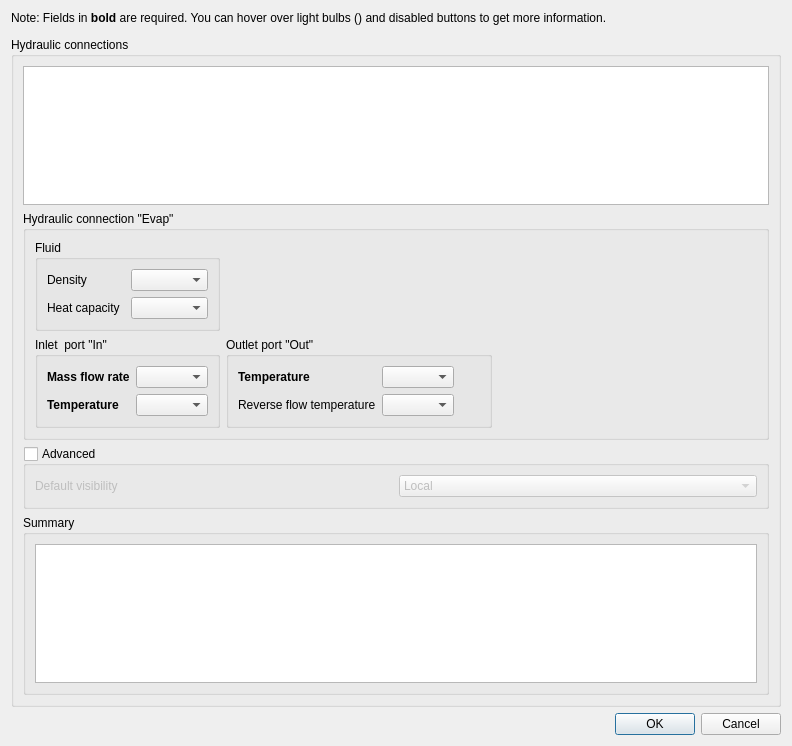
<?xml version="1.0" encoding="UTF-8"?>
<ui version="4.0">
 <class>HydraulicConnections</class>
 <widget class="QDialog" name="HydraulicConnections">
  <property name="geometry">
   <rect>
    <x>0</x>
    <y>0</y>
    <width>792</width>
    <height>746</height>
   </rect>
  </property>
  <property name="windowTitle">
   <string>Convert Proforma to ddck file...</string>
  </property>
  <layout class="QVBoxLayout" name="verticalLayout_2">
   <item>
    <layout class="QHBoxLayout" name="horizontalLayout_5">
     <item>
      <widget class="QLabel" name="label">
       <property name="text">
        <string>&lt;html&gt;&lt;head/&gt;&lt;body&gt;&lt;p&gt;Note: Fields in &lt;span style=&quot; font-weight:700;&quot;&gt;bold&lt;/span&gt; are required. You can hover over light bulbs (&lt;img src=&quot;:/tango-icons/status/tango-icon-theme-0.8.90/scalable/status/dialog-information.svg&quot; height=&quot;20&quot; widht=&quot;20&quot;/&gt;) and disabled buttons to get more information.&lt;/p&gt;&lt;/body&gt;&lt;/html&gt;</string>
       </property>
       <property name="alignment">
        <set>Qt::AlignLeading|Qt::AlignLeft|Qt::AlignTop</set>
       </property>
      </widget>
     </item>
     <item>
      <spacer name="horizontalSpacer_6">
       <property name="orientation">
        <enum>Qt::Horizontal</enum>
       </property>
       <property name="sizeHint" stdset="0">
        <size>
         <width>40</width>
         <height>20</height>
        </size>
       </property>
      </spacer>
     </item>
    </layout>
   </item>
   <item>
    <widget class="QGroupBox" name="groupBox">
     <property name="title">
      <string>Hydraulic connections</string>
     </property>
     <layout class="QVBoxLayout" name="verticalLayout_3">
      <item>
       <layout class="QHBoxLayout" name="horizontalLayout_2">
        <item>
         <widget class="QListWidget" name="connectionsListWidget"/>
        </item>
       </layout>
      </item>
      <item>
       <widget class="QGroupBox" name="hydraulicConnectionGroupBox">
        <property name="title">
         <string>Hydraulic connection &quot;Evap&quot;</string>
        </property>
        <layout class="QHBoxLayout" name="horizontalLayout">
         <item>
          <layout class="QGridLayout" name="gridLayout_4">
           <item row="0" column="0">
            <widget class="QGroupBox" name="fluidGroupBox">
             <property name="title">
              <string>Fluid</string>
             </property>
             <layout class="QGridLayout" name="gridLayout">
              <item row="0" column="0">
               <widget class="QLabel" name="label_4">
                <property name="text">
                 <string>Density</string>
                </property>
               </widget>
              </item>
              <item row="0" column="1">
               <widget class="QComboBox" name="fluidDensityComboBox"/>
              </item>
              <item row="1" column="0">
               <widget class="QLabel" name="label_5">
                <property name="text">
                 <string>Heat capacity</string>
                </property>
               </widget>
              </item>
              <item row="1" column="1">
               <widget class="QComboBox" name="fluidHeatCapacityComboBox"/>
              </item>
             </layout>
            </widget>
           </item>
           <item row="1" column="0">
            <widget class="QGroupBox" name="inletPortGroupBox">
             <property name="title">
              <string>Inlet  port &quot;In&quot;</string>
             </property>
             <layout class="QGridLayout" name="gridLayout_2">
              <item row="0" column="0">
               <widget class="QLabel" name="label_6">
                <property name="font">
                 <font>
                  <bold>true</bold>
                 </font>
                </property>
                <property name="text">
                 <string>Mass flow rate</string>
                </property>
               </widget>
              </item>
              <item row="0" column="1">
               <widget class="QComboBox" name="massFlowRateComboBox"/>
              </item>
              <item row="1" column="0">
               <widget class="QLabel" name="label_10">
                <property name="font">
                 <font>
                  <bold>true</bold>
                 </font>
                </property>
                <property name="text">
                 <string>Temperature</string>
                </property>
               </widget>
              </item>
              <item row="1" column="1">
               <widget class="QComboBox" name="inputTempComboBox"/>
              </item>
             </layout>
            </widget>
           </item>
           <item row="1" column="1">
            <widget class="QGroupBox" name="outletPortGroupBox">
             <property name="title">
              <string>Outlet port &quot;Out&quot;</string>
             </property>
             <layout class="QGridLayout" name="gridLayout_3">
              <item row="1" column="0">
               <widget class="QLabel" name="label_12">
                <property name="text">
                 <string>Reverse flow temperature</string>
                </property>
               </widget>
              </item>
              <item row="1" column="1">
               <widget class="QComboBox" name="outputRevTempComboBox"/>
              </item>
              <item row="0" column="1">
               <widget class="QComboBox" name="outputTempComboBox"/>
              </item>
              <item row="0" column="0">
               <widget class="QLabel" name="label_11">
                <property name="font">
                 <font>
                  <bold>true</bold>
                 </font>
                </property>
                <property name="text">
                 <string>Temperature</string>
                </property>
               </widget>
              </item>
              <item row="1" column="2">
               <widget class="QWidget" name="bulkLengthInfoIconWidget_2" native="true">
                <property name="sizePolicy">
                 <sizepolicy hsizetype="Preferred" vsizetype="Preferred">
                  <horstretch>0</horstretch>
                  <verstretch>0</verstretch>
                 </sizepolicy>
                </property>
                <property name="minimumSize">
                 <size>
                  <width>20</width>
                  <height>20</height>
                 </size>
                </property>
                <property name="baseSize">
                 <size>
                  <width>0</width>
                  <height>0</height>
                 </size>
                </property>
                <property name="toolTip">
                 <string>&lt;html&gt;&lt;head/&gt;&lt;body&gt;&lt;p&gt;The inlet temperature at the nominal output when the direction of the mass flow is the reverse of the nominal direction. Not all types support reversing the mass flow. If your type doesn't support it, you can leave this field empty.&lt;/p&gt;&lt;/body&gt;&lt;/html&gt;</string>
                </property>
                <property name="styleSheet">
                 <string notr="true">image: url(:/tango-icons/status/tango-icon-theme-0.8.90/scalable/status/dialog-information.svg);</string>
                </property>
               </widget>
              </item>
             </layout>
            </widget>
           </item>
          </layout>
         </item>
         <item>
          <spacer name="horizontalSpacer">
           <property name="orientation">
            <enum>Qt::Horizontal</enum>
           </property>
           <property name="sizeHint" stdset="0">
            <size>
             <width>91</width>
             <height>20</height>
            </size>
           </property>
          </spacer>
         </item>
        </layout>
       </widget>
      </item>
      <item>
       <widget class="QGroupBox" name="advancedOptionsGroupBox">
        <property name="title">
         <string>Advanced</string>
        </property>
        <property name="flat">
         <bool>false</bool>
        </property>
        <property name="checkable">
         <bool>true</bool>
        </property>
        <property name="checked">
         <bool>false</bool>
        </property>
        <layout class="QGridLayout" name="gridLayout_5">
         <item row="0" column="0">
          <widget class="QLabel" name="label_2">
           <property name="text">
            <string>Default visibility</string>
           </property>
          </widget>
         </item>
         <item row="0" column="1">
          <widget class="QComboBox" name="defaultVisibilityComboBox">
           <item>
            <property name="text">
             <string>Local</string>
            </property>
           </item>
           <item>
            <property name="text">
             <string>Global</string>
            </property>
           </item>
          </widget>
         </item>
        </layout>
       </widget>
      </item>
      <item>
       <widget class="QGroupBox" name="groupBox_5">
        <property name="title">
         <string>Summary</string>
        </property>
        <layout class="QVBoxLayout" name="verticalLayout">
         <item>
          <widget class="QPlainTextEdit" name="summaryTextEdit"/>
         </item>
        </layout>
       </widget>
      </item>
     </layout>
    </widget>
   </item>
   <item>
    <spacer name="verticalSpacer">
     <property name="orientation">
      <enum>Qt::Vertical</enum>
     </property>
     <property name="sizeHint" stdset="0">
      <size>
       <width>20</width>
       <height>0</height>
      </size>
     </property>
    </spacer>
   </item>
   <item>
    <layout class="QHBoxLayout" name="horizontalLayout_6">
     <item>
      <spacer name="horizontalSpacer_2">
       <property name="orientation">
        <enum>Qt::Horizontal</enum>
       </property>
       <property name="sizeHint" stdset="0">
        <size>
         <width>40</width>
         <height>20</height>
        </size>
       </property>
      </spacer>
     </item>
     <item>
      <widget class="QDialogButtonBox" name="okCancelButtonBox">
       <property name="standardButtons">
        <set>QDialogButtonBox::Cancel|QDialogButtonBox::Ok</set>
       </property>
      </widget>
     </item>
    </layout>
   </item>
  </layout>
 </widget>
 <resources/>
 <connections/>
</ui>
